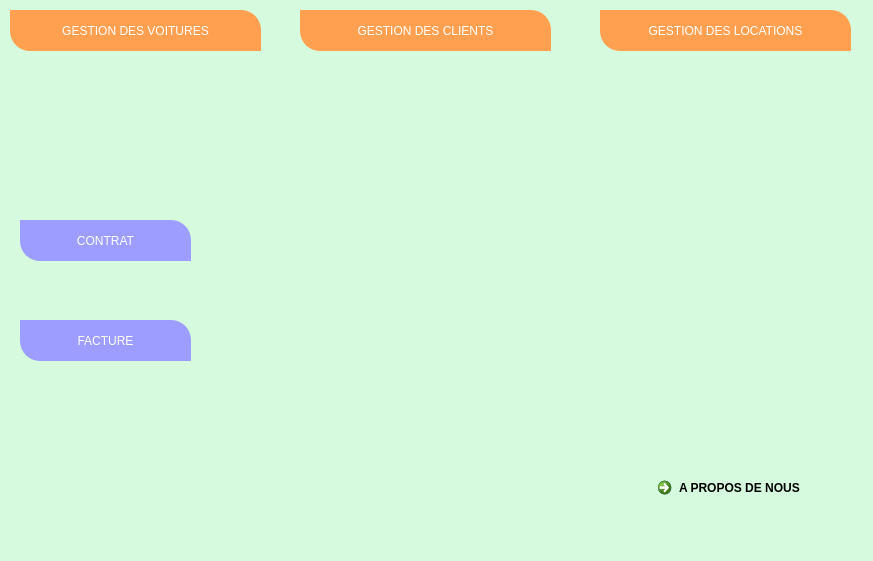
<?xml version="1.0" encoding="UTF-8"?>
<ui version="4.0">
 <class>MainWindow</class>
 <widget class="QMainWindow" name="MainWindow">
  <property name="geometry">
   <rect>
    <x>0</x>
    <y>0</y>
    <width>873</width>
    <height>561</height>
   </rect>
  </property>
  <property name="windowTitle">
   <string>MainWindow</string>
  </property>
  <property name="styleSheet">
   <string notr="true">background-color: rgb(214, 250, 222);
</string>
  </property>
  <widget class="QWidget" name="centralwidget">
   <widget class="QLabel" name="label">
    <property name="geometry">
     <rect>
      <x>-10</x>
      <y>-330</y>
      <width>981</width>
      <height>1091</height>
     </rect>
    </property>
    <property name="whatsThis">
     <string/>
    </property>
    <property name="styleSheet">
     <string notr="true">
image: url(:/newPrefix/image.png);
background-color: rgb(214, 250, 222);</string>
    </property>
    <property name="text">
     <string/>
    </property>
   </widget>
   <widget class="QPushButton" name="pushButton">
    <property name="geometry">
     <rect>
      <x>10</x>
      <y>10</y>
      <width>251</width>
      <height>41</height>
     </rect>
    </property>
    <property name="styleSheet">
     <string notr="true">background-color: rgb(255, 160, 80);
color: rgb(255, 255, 255);
font: 75 12pt &quot;MS Shell Dlg 2&quot;;
border-top-right-radius: 20px;
border-bottom-left-radius: 20px;
text-align:center;
padding:5px;</string>
    </property>
    <property name="text">
     <string>GESTION DES VOITURES</string>
    </property>
   </widget>
   <widget class="QPushButton" name="pushButton_2">
    <property name="geometry">
     <rect>
      <x>600</x>
      <y>10</y>
      <width>251</width>
      <height>41</height>
     </rect>
    </property>
    <property name="styleSheet">
     <string notr="true">background-color: rgb(255, 160, 80);
color: rgb(255, 255, 255);
font: 75 12pt &quot;MS Shell Dlg 2&quot;;
border-top-right-radius: 20px;
border-bottom-left-radius: 20px;
text-align:center;
padding:5px;</string>
    </property>
    <property name="text">
     <string>GESTION DES LOCATIONS</string>
    </property>
   </widget>
   <widget class="QPushButton" name="pushButton_3">
    <property name="geometry">
     <rect>
      <x>300</x>
      <y>10</y>
      <width>251</width>
      <height>41</height>
     </rect>
    </property>
    <property name="styleSheet">
     <string notr="true">background-color: rgb(255, 160, 80);
color: rgb(255, 255, 255);
font: 75 12pt &quot;MS Shell Dlg 2&quot;;
border-top-right-radius: 20px;
border-bottom-left-radius: 20px;
text-align:center;
padding:5px;</string>
    </property>
    <property name="text">
     <string>GESTION DES CLIENTS</string>
    </property>
   </widget>
   <widget class="QPushButton" name="pushButton_4">
    <property name="geometry">
     <rect>
      <x>20</x>
      <y>220</y>
      <width>171</width>
      <height>41</height>
     </rect>
    </property>
    <property name="styleSheet">
     <string notr="true">color: rgb(255, 255, 255);
background-color: rgb(156, 157, 255);
font: 75 12pt &quot;MS Shell Dlg 2&quot;;
border-top-right-radius: 20px;
border-bottom-left-radius: 20px;
text-align:center;
padding:5px;</string>
    </property>
    <property name="text">
     <string>CONTRAT</string>
    </property>
   </widget>
   <widget class="QPushButton" name="pushButton_5">
    <property name="geometry">
     <rect>
      <x>20</x>
      <y>320</y>
      <width>171</width>
      <height>41</height>
     </rect>
    </property>
    <property name="styleSheet">
     <string notr="true">color: rgb(255, 255, 255);
background-color: rgb(156, 157, 255);
font: 75 12pt &quot;MS Shell Dlg 2&quot;;
border-top-right-radius: 20px;
border-bottom-left-radius: 20px;
text-align:center;
padding:5px;</string>
    </property>
    <property name="text">
     <string>FACTURE</string>
    </property>
   </widget>
   <widget class="QCommandLinkButton" name="commandLinkButton_3">
    <property name="geometry">
     <rect>
      <x>650</x>
      <y>470</y>
      <width>201</width>
      <height>41</height>
     </rect>
    </property>
    <property name="text">
     <string>A PROPOS DE NOUS</string>
    </property>
   </widget>
   <widget class="QLabel" name="label_5">
    <property name="geometry">
     <rect>
      <x>800</x>
      <y>470</y>
      <width>31</width>
      <height>31</height>
     </rect>
    </property>
    <property name="styleSheet">
     <string notr="true">image: url(:/newPrefix/maj.JPG);</string>
    </property>
    <property name="text">
     <string/>
    </property>
   </widget>
  </widget>
  <widget class="QStatusBar" name="statusbar"/>
 </widget>
 <resources>
  <include location="img.qrc"/>
 </resources>
 <connections/>
</ui>
